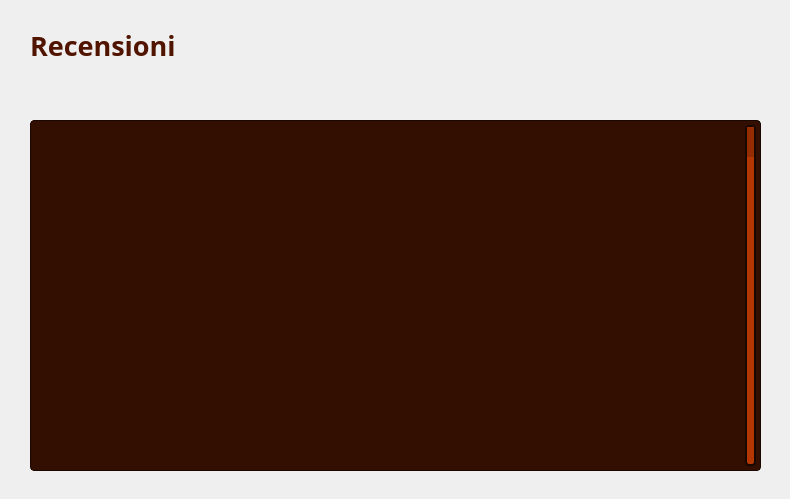
<?xml version="1.0" encoding="UTF-8"?>
<ui version="4.0">
 <class>VistaVisualizzaRecensioniAmministratore</class>
 <widget class="QWidget" name="VistaVisualizzaRecensioniAmministratore">
  <property name="geometry">
   <rect>
    <x>0</x>
    <y>0</y>
    <width>790</width>
    <height>499</height>
   </rect>
  </property>
  <property name="windowTitle">
   <string>Recensioni - CineMax</string>
  </property>
  <widget class="QLabel" name="Sfondo">
   <property name="geometry">
    <rect>
     <x>0</x>
     <y>90</y>
     <width>791</width>
     <height>411</height>
    </rect>
   </property>
   <property name="font">
    <font>
     <family>Segoe UI</family>
    </font>
   </property>
   <property name="styleSheet">
    <string notr="true">QLabel {
    background: qlineargradient(
        x1: 0, y1: 1,
        x2: 0, y2: 0,
        stop: 0 #320F00,
        stop: 1 #641E00
    );
}</string>
   </property>
   <property name="text">
    <string/>
   </property>
  </widget>
  <widget class="QLabel" name="labelTitolo">
   <property name="geometry">
    <rect>
     <x>30</x>
     <y>10</y>
     <width>261</width>
     <height>71</height>
    </rect>
   </property>
   <property name="font">
    <font>
     <family>Segoe UI Variable</family>
     <pointsize>20</pointsize>
     <bold>true</bold>
    </font>
   </property>
   <property name="styleSheet">
    <string notr="true">QLabel {
    color: #501400;
}</string>
   </property>
   <property name="text">
    <string>Recensioni</string>
   </property>
   <property name="alignment">
    <set>Qt::AlignmentFlag::AlignLeading|Qt::AlignmentFlag::AlignLeft|Qt::AlignmentFlag::AlignVCenter</set>
   </property>
  </widget>
  <widget class="QLabel" name="labelIndietroButtonAmministratore">
   <property name="geometry">
    <rect>
     <x>700</x>
     <y>10</y>
     <width>63</width>
     <height>61</height>
    </rect>
   </property>
   <property name="text">
    <string/>
   </property>
   <property name="pixmap">
    <pixmap>Immagini/IndietroButtonAmministratore.png</pixmap>
   </property>
   <property name="scaledContents">
    <bool>true</bool>
   </property>
  </widget>
  <widget class="QListView" name="listViewRecensioni">
   <property name="geometry">
    <rect>
     <x>30</x>
     <y>120</y>
     <width>731</width>
     <height>351</height>
    </rect>
   </property>
   <property name="styleSheet">
    <string notr="true">QListView {
        background-color: #320F00;
    color: #962D00;
    border: 1px solid #190700;
    border-radius: 4px;
        font-size: 11px;
}

QListView::item:selected {
    background-color: #C83200;
    color: #FF3C00;
}

QListView::item:hover {
    background-color: #C83200;
}</string>
   </property>
  </widget>
  <widget class="QScrollBar" name="verticalScrollBarRecensioni">
   <property name="geometry">
    <rect>
     <x>740</x>
     <y>120</y>
     <width>21</width>
     <height>351</height>
    </rect>
   </property>
   <property name="styleSheet">
    <string notr="true">QScrollBar:vertical {
        background: #B43700;
        border: 2px solid #190700;
    border-radius: 4px;
        width: 15px;
        margin: 5px;
}

QScrollBar::handle:vertical {
        background: #962D00;
        min-height: 20px;
    border-radius: 4px;
}

QScrollBar::handle:vertical:hover {
        background: #C83200;
}

QScrollBar::add-line:vertical, QScrollBar::sub-line:vertical {
        background: none;
        border: none;
            }</string>
   </property>
   <property name="orientation">
    <enum>Qt::Orientation::Vertical</enum>
   </property>
  </widget>
  <widget class="QLabel" name="labelBarra">
   <property name="geometry">
    <rect>
     <x>0</x>
     <y>0</y>
     <width>791</width>
     <height>91</height>
    </rect>
   </property>
   <property name="styleSheet">
    <string notr="true">QLabel {
    background: qlineargradient(
        x1: 0, y1: 1,
        x2: 0, y2: 0,
        stop: 0 #962D00,
        stop: 1 #B43700
    );
}</string>
   </property>
   <property name="text">
    <string/>
   </property>
  </widget>
  <zorder>labelBarra</zorder>
  <zorder>Sfondo</zorder>
  <zorder>labelTitolo</zorder>
  <zorder>labelIndietroButtonAmministratore</zorder>
  <zorder>listViewRecensioni</zorder>
  <zorder>verticalScrollBarRecensioni</zorder>
 </widget>
 <resources/>
 <connections/>
</ui>
